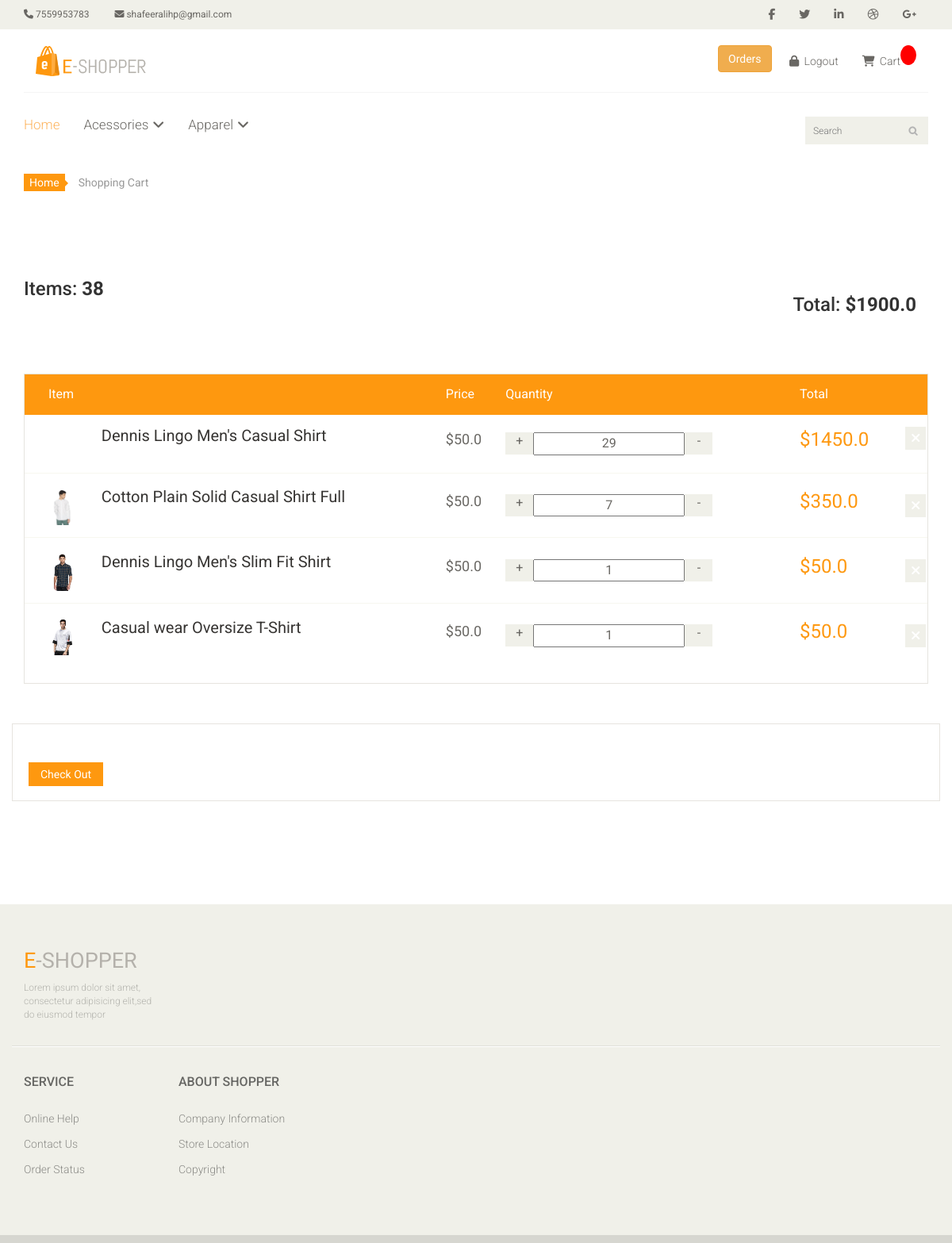
Page /cart/cart-detail/ (signed in) on the earlier database version.
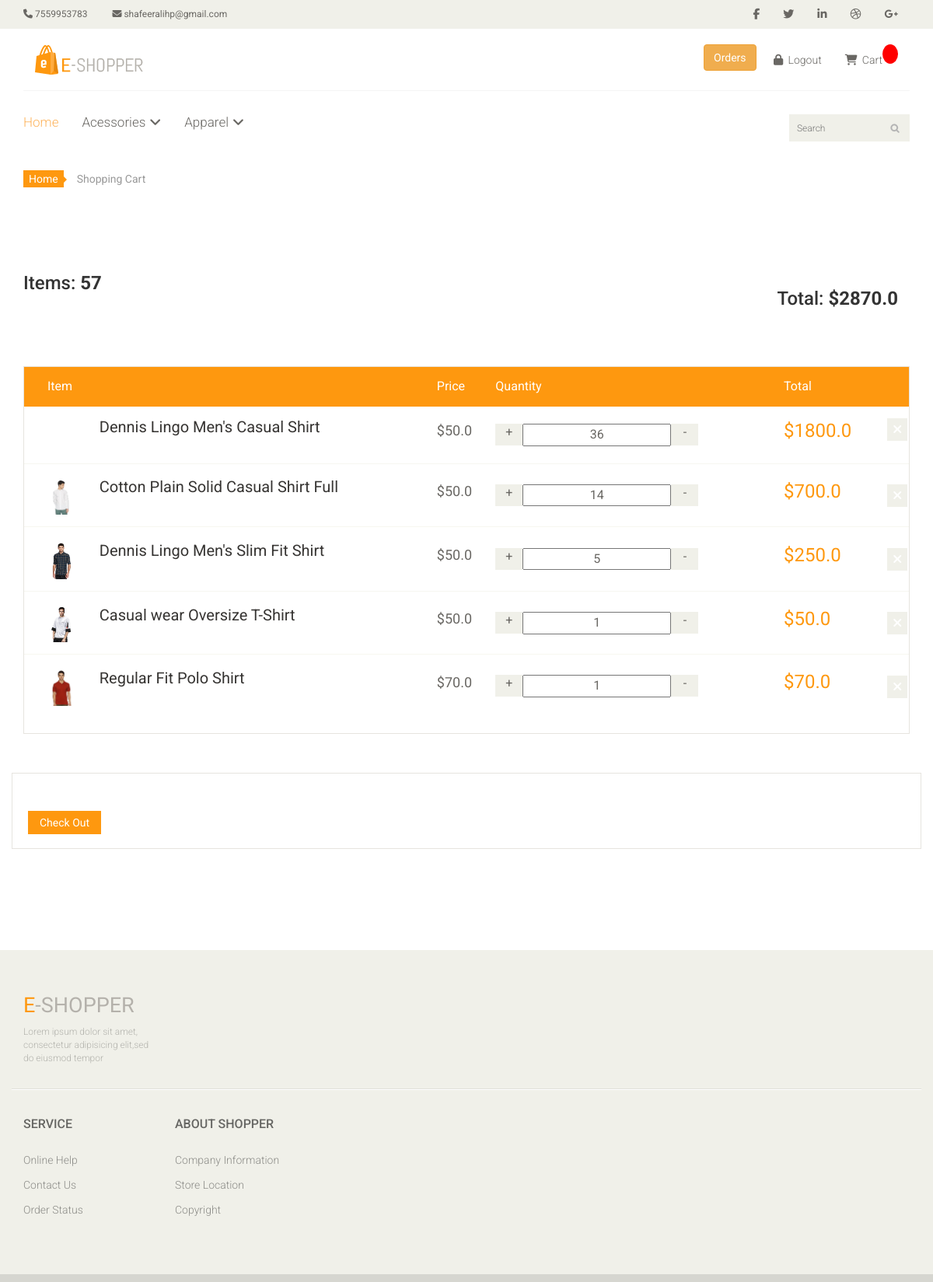
Same page on the later database version.
### prod/models.py (models this page shows, shortened)
class Order(models.Model):
    STATUS={
        ("pending","pending"),
        ("shipped","shipped"),
        ("out for delivery","out for delivery"),
        ("completed","completed")
    }
    customer = models.ForeignKey(Customer,on_delete=models.SET_NULL, null=True,blank=True)
    product = models.ForeignKey(Product,on_delete=models.SET_NULL, null=True,blank=True)
    date_orderd = models.DateTimeField(auto_now_add=True)
    complete = models.BooleanField(default=False,null=True,blank=True)
    transaction_id=models.CharField(max_length=200,null=True)
    approve= models.BooleanField(default=False,null=True,blank=True)
    value=models.CharField(default='pending',max_length=200,null=True )
    @property
    def get_cart_total(self):
        orderitems = self.orderitem_set.all()
        total = sum([item.get_total for item in orderitems])
        return total
    @property
    def get_cart_items(self):
        orderitems = self.orderitem_set.all()
        total = sum([item.quantity for item in orderitems])
        return total

class OrderItem(models.Model):
    product = models.ForeignKey(Product,on_delete=models.SET_NULL, null=True,blank=True)
    order = models.ForeignKey(Order,on_delete=models.SET_NULL, null=True,blank=True)
    quantity=models.IntegerField(default=0,null=True,blank=True)
    date_added = models.DateTimeField(auto_now_add=True)
    @property
    def get_total(self):
        total = self.product.price * self.quantity
        return total

class  Product(models.Model):
    PRODUCTTYPE={
    ("shirt", "shirt"),
    ("t-shirt", "t-shirt"),
    ("pant", "pant"),
    ("jeans", "jeans"),
    ("sunglass", "sunglass"),
    ("shoe", "shoe"),
    }
    PRODUCTCATEGORY={
    ("Apparel", "Apparel"),
    ("Acessories", "Acessories"), }
    image = models.ImageField(null=True ,blank=True)
    name = models.CharField(max_length=300)
    price = models.FloatField()
    product_quantity=models.IntegerField()
    product_category= models.CharField(max_length=300,choices=PRODUCTCATEGORY)
    product_type= models.CharField(max_length=300,choices=PRODUCTTYPE)
    attribute = models.TextField(max_length=1000, verbose_name='attribute')
    @property
    def imageURL(self):
        try:
            url = self.image.url
        except:
            url=''
        return url

### ca/views.py (the view)
# urls.py: path('cart-detail/',views.cart_detail,name='cart_detail'),
def cart_detail(request):
    data = cartData(request)
    cartItems=data['cartItems']
    order=data['order']
    items=data['items']
    context = {'items':items,'order':order,'cartItems':cartItems}
    return render(request,'cart.html', context)

### ca/utils.py (called while the page is built)
def cartData(request):
    if request.user.is_authenticated:
        customer=request.user.customer
        order,created =Order.objects.get_or_create(customer=customer,complete=False)
        items = order.orderitem_set.all()
        cartItems=order.get_cart_items
    else:
        cookieData = cookieCart(request)
        cartItems = cookieData['cartItems']
        order = cookieData['order']
        items = cookieData['items']
    return{'items':items,'order':order,'cartItems':cartItems }

### templates/cart.html (shortened to what this page needs)
{% extends 'base.html'%}
{% block content %}
{% load static %}
	 <section id="cart_items">
		<div class="container">
			<div class="breadcrumbs">
				<ol class="breadcrumb">
				  <li><a href="/">Home</a></li>
				  <li class="active">Shopping Cart</li>
				</ol>
				<ol class="breadcrumb">
					<li><h3>Items: <strong>{{order.get_cart_items}}</strong></h3></li>
					<li style="float: right;"><h3>Total:<strong> ${{order.get_cart_total}}</strong></h3></li>
				</ol>
			</div>
			<div class="table-responsive cart_info">
				<table class="table table-condensed">
					<thead>
						<tr class="cart_menu">
							<td class="image">Item</td>
							<td class="description"></td>
							<td class="price">Price</td>
							<td class="quantity">Quantity</td>
							<td class="total">Total</td>
							<td></td>
						</tr>
					</thead>
					<tbody>
						{% for item in items %}
						<tr>
							<td class="cart_product">
								<a href=""><img src="{{item.product.imageURL}}" style="width: 35px" alt=""></a>
							</td>
							<td class="cart_description">
								<h4 style="padding-bottom: 5%;"><a href="">{{item.product.name}}</a></h4>
							</td>
							<div class="pt-5">
							<td class="cart_price ">
								<p>${{item.product.price}}</p>
							</td>
							<td class="cart_quantity">
								<div class="cart_quantity_button">
									<a data-product={{item.product.id}} data-action="add" class="cart_quantity_up update-cart" href=""> + </a>
									<input  class="cart_quantity_input" type="" name="quantity" value="{{item.quantity}}" >
									<a data-product={{item.product.id}} data-action="remove" class="cart_quantity_down update-cart" href=""> - </a>
								</div>
							</td>
							<td class="cart_total">
								<p class="cart_total_price">${{item.get_total}}</p>
							</td>
							<td class="cart_delete">
								<a  data-product={{item.product.id}} data-name="{{item.product.name}}" onclick="window.mycart()" id="checking" data-action="delete" class="cart_quantity_delete update-cart" href=" "><i class="fa fa-times"></i></a>
							</td>
						</div>
						</tr>
						{% endfor %}
					</tbody>
				</table>
			</div>
		</div>
	</section>
	<section id="do_action">
		<div class="container">
			<div class="row">
				<div class="col-12">
					<div class="total_area">
					<a class="btn btn-default check_out" href="{% url 'checkout' %}">Check Out</a>
				</div>
				</div>
			</div>
		</div>
	</section>
{% endblock %}

Differences in the rows shown:
changed through a linked row, Order: get_cart_items "38" → "57"; get_cart_total "1900.0" → "2870.0"
changed OrderItem "Dennis Lingo Men's Casual Shirt": quantity "29" → "36"; get_total "1450.0" → "1800.0"
changed OrderItem "Cotton Plain Solid Casual Shirt Full": quantity "7" → "14"; get_total "350.0" → "700.0"
changed OrderItem "Dennis Lingo Men's Slim Fit Shirt": quantity "1" → "5"; get_total "50.0" → "250.0"
added OrderItem: product.imageURL (picture), product.name "Regular Fit Polo Shirt", product.price "70.0", quantity "1", get_total "70.0"
